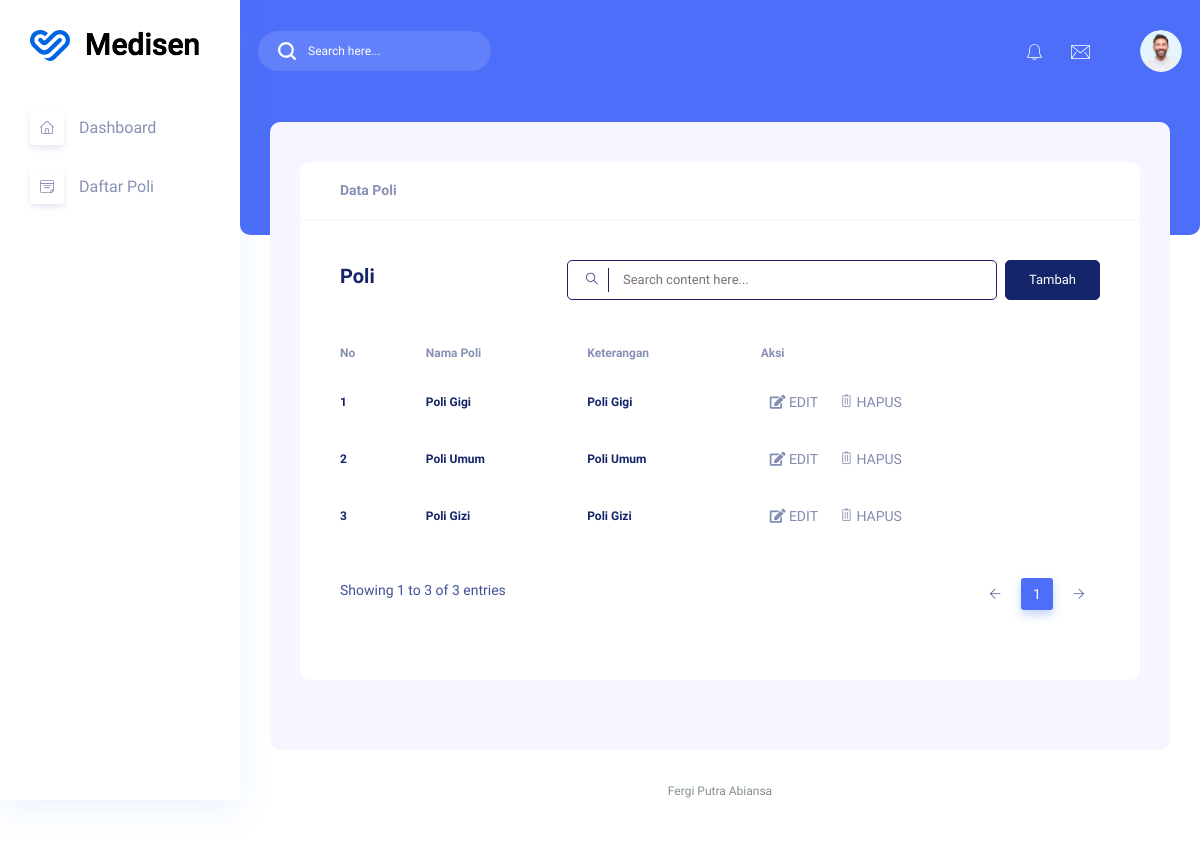
The app's page /admin/poli.php (signed in), older data.
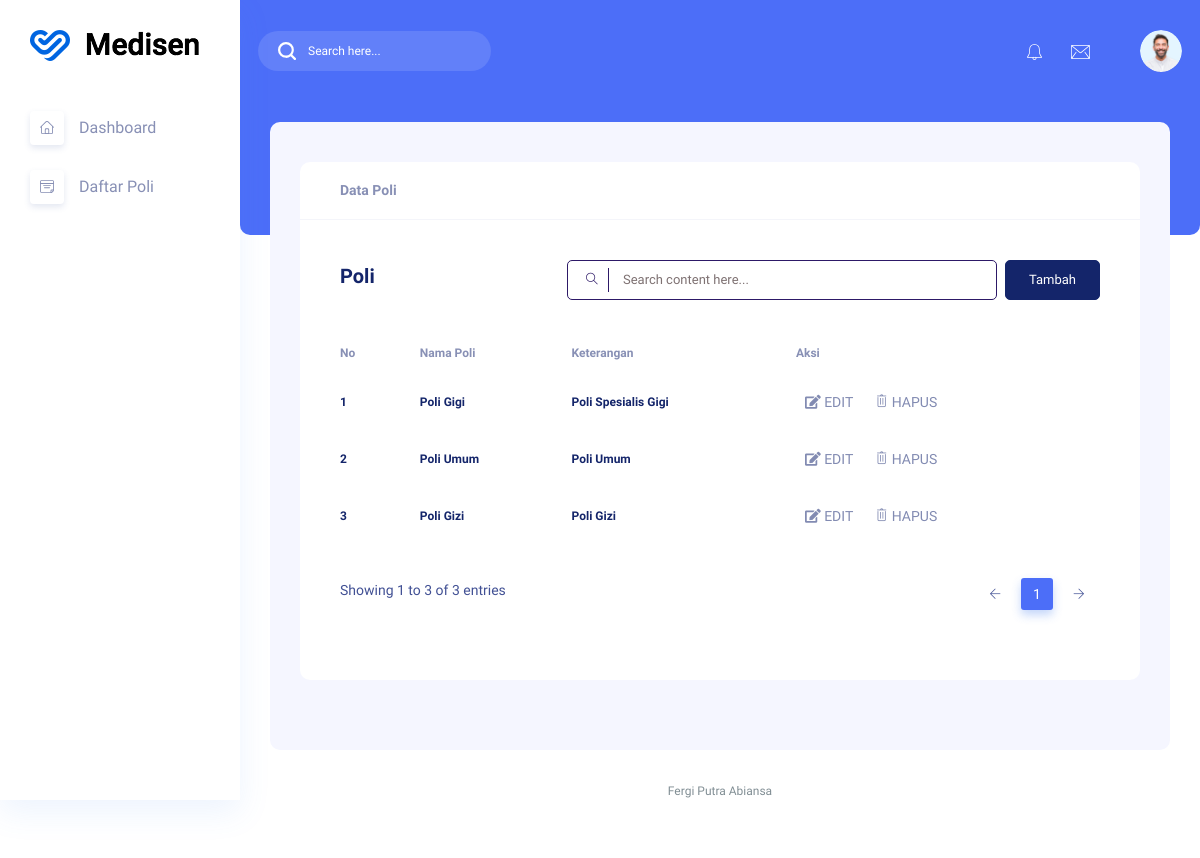
The same page, newer data.
### tables this page shows
CREATE TABLE `poli` (
  `id` int(11) UNSIGNED NOT NULL,
  `nama_poli` varchar(25) NOT NULL,
  `keterangan` text NOT NULL
);

### admin/poli.php (the view, shortened to what the changed rows need)
<?php
include '../koneksi.php';
$poli = mysqli_query($mysqli, "SELECT * FROM poli");
?>
<!DOCTYPE html>
<html lang="zxx">
<head>
    <link rel="stylesheet" href="../assets/css/bootstrap1.min.css" />
    <link rel="stylesheet" href="../assets/vendors/themefy_icon/themify-icons.css" />
    <link rel="stylesheet" href="../assets/vendors/niceselect/css/nice-select.css" />
    <link rel="stylesheet" href="../assets/vendors/owl_carousel/css/owl.carousel.css" />
    <link rel="stylesheet" href="../assets/vendors/gijgo/gijgo.min.css" />
    <link rel="stylesheet" href="../assets/vendors/font_awesome/css/all.min.css" />
    <link rel="stylesheet" href="../assets/vendors/tagsinput/tagsinput.css" />
    <link rel="stylesheet" href="../assets/vendors/datepicker/date-picker.css" />
    <link rel="stylesheet" href="../assets/vendors/scroll/scrollable.css" />
    <link rel="stylesheet" href="../assets/vendors/datatable/css/jquery.dataTables.min.css" />
    <link rel="stylesheet" href="../assets/vendors/datatable/css/responsive.dataTables.min.css" />
    <link rel="stylesheet" href="../assets/vendors/datatable/css/buttons.dataTables.min.css" />
    <link rel="stylesheet" href="../assets/vendors/text_editor/summernote-bs4.css" />
    <link rel="stylesheet" href="../assets/vendors/morris/morris.css">
    <link rel="stylesheet" href="../assets/vendors/material_icon/material-icons.css" />
    <link rel="stylesheet" href="../assets/css/metisMenu.css">
    <link rel="stylesheet" href="../assets/css/style1.css" />
    <link rel="stylesheet" href="../assets/css/colors/default.css" id="colorSkinCSS">
</head>
<body class="crm_body_bg">
    <section class="main_content dashboard_part large_header_bg">
        <div class="main_content_iner ">
            <div class="container-fluid p-0 ">
                <div class="row justify-content-center">
                    <div class="col-lg-12">
                        <div class="white_card card_height_100 mb_30">
                            <div class="white_card_body">
                                <div class="QA_section">
                                    <div class="QA_table mb_30">
                                        <table class="table lms_table_active">
                                            <thead>
                                                <tr>
                                                    <th scope="col">No</th>
                                                    <th scope="col">Nama Poli</th>
                                                    <th scope="col">Keterangan</th>
                                                    <th scope="col">Aksi</th>
                                                </tr>
                                            </thead>
                                            <tbody>
                                                <?php
                                                $no = 1;
                                                while ($row = mysqli_fetch_array($poli)) {
                                                ?>
                                                    <tr>
                                                        <td><?php echo $no++ ?></td>
                                                        <td><?php echo $row['nama_poli'] ?></td>
                                                        <td><?php echo $row['keterangan'] ?></td>
                                                        <td>
                                                            <a href="edit_poli.php?id=<?php echo $row['id']; ?>" class="btn btn-sm"><i class='fas fa-edit'></i> EDIT</a>
                                                            <a href="#" class="btn btn-sm" onclick="confirmDelete('<?php echo $row['id']; ?>', '<?php echo $row['nama_poli']; ?>')"><i class='ti-trash'></i>
                                                                HAPUS
                                                            </a>
                                                        </td>
                                                    </tr>
                                                <?php } ?>
                                            </tbody>
                                        </table>
                                    </div>
                                </div>
                            </div>
                        </div>
                    </div>
                </div>
            </div>
        </div>
    </section>
</body>
</html>

Row changes from the older to the newer data that the page shows:
changed poli "Poli Gigi": keterangan "Poli Gigi" → "Poli Spesialis Gigi"
